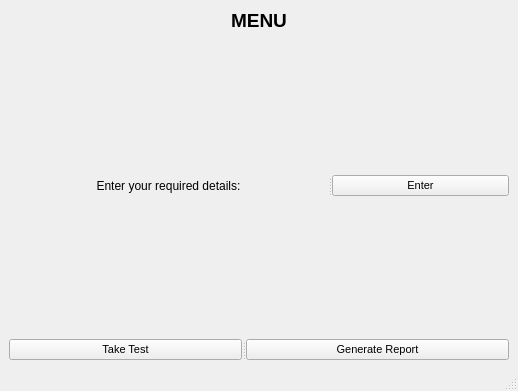
<?xml version="1.0" encoding="UTF-8"?>
<ui version="4.0">
 <class>MenuWindow</class>
 <widget class="QMainWindow" name="MenuWindow">
  <property name="geometry">
   <rect>
    <x>0</x>
    <y>0</y>
    <width>518</width>
    <height>391</height>
   </rect>
  </property>
  <property name="font">
   <font>
    <pointsize>7</pointsize>
    <weight>75</weight>
    <bold>true</bold>
   </font>
  </property>
  <property name="windowTitle">
   <string>Menu_page</string>
  </property>
  <widget class="QWidget" name="centralwidget">
   <layout class="QHBoxLayout" name="horizontalLayout">
    <item>
     <layout class="QVBoxLayout" name="verticalLayout">
      <item>
       <widget class="QLabel" name="label">
        <property name="font">
         <font>
          <family>MS Shell Dlg 2</family>
          <pointsize>14</pointsize>
          <weight>75</weight>
          <bold>true</bold>
         </font>
        </property>
        <property name="text">
         <string>MENU</string>
        </property>
        <property name="alignment">
         <set>Qt::AlignCenter</set>
        </property>
       </widget>
      </item>
      <item>
       <spacer name="verticalSpacer">
        <property name="orientation">
         <enum>Qt::Vertical</enum>
        </property>
        <property name="sizeType">
         <enum>QSizePolicy::Expanding</enum>
        </property>
        <property name="sizeHint" stdset="0">
         <size>
          <width>276</width>
          <height>13</height>
         </size>
        </property>
       </spacer>
      </item>
      <item>
       <widget class="QSplitter" name="splitter_2">
        <property name="orientation">
         <enum>Qt::Horizontal</enum>
        </property>
        <widget class="QLabel" name="LoginMsgLbl">
         <property name="font">
          <font>
           <family>MS Shell Dlg 2</family>
           <pointsize>9</pointsize>
           <weight>50</weight>
           <bold>false</bold>
          </font>
         </property>
         <property name="text">
          <string>Enter your required details:</string>
         </property>
         <property name="alignment">
          <set>Qt::AlignCenter</set>
         </property>
        </widget>
        <widget class="QPushButton" name="EnterButton">
         <property name="font">
          <font>
           <family>MS Shell Dlg 2</family>
           <pointsize>8</pointsize>
           <weight>50</weight>
           <bold>false</bold>
          </font>
         </property>
         <property name="text">
          <string>Enter</string>
         </property>
        </widget>
       </widget>
      </item>
      <item>
       <spacer name="verticalSpacer_2">
        <property name="orientation">
         <enum>Qt::Vertical</enum>
        </property>
        <property name="sizeType">
         <enum>QSizePolicy::Expanding</enum>
        </property>
        <property name="sizeHint" stdset="0">
         <size>
          <width>269</width>
          <height>6</height>
         </size>
        </property>
       </spacer>
      </item>
      <item>
       <widget class="QSplitter" name="splitter">
        <property name="orientation">
         <enum>Qt::Horizontal</enum>
        </property>
        <widget class="QPushButton" name="TakeTestButton">
         <property name="font">
          <font>
           <family>MS Shell Dlg 2</family>
           <pointsize>8</pointsize>
           <weight>50</weight>
           <bold>false</bold>
          </font>
         </property>
         <property name="text">
          <string>Take Test</string>
         </property>
        </widget>
        <widget class="QPushButton" name="GenerateReportButton">
         <property name="font">
          <font>
           <family>MS Shell Dlg 2</family>
           <pointsize>8</pointsize>
           <weight>50</weight>
           <bold>false</bold>
          </font>
         </property>
         <property name="text">
          <string>Generate Report</string>
         </property>
        </widget>
       </widget>
      </item>
     </layout>
    </item>
   </layout>
  </widget>
  <widget class="QMenuBar" name="menubar">
   <property name="geometry">
    <rect>
     <x>0</x>
     <y>0</y>
     <width>518</width>
     <height>26</height>
    </rect>
   </property>
  </widget>
  <widget class="QStatusBar" name="statusbar"/>
 </widget>
 <resources/>
 <connections/>
</ui>
